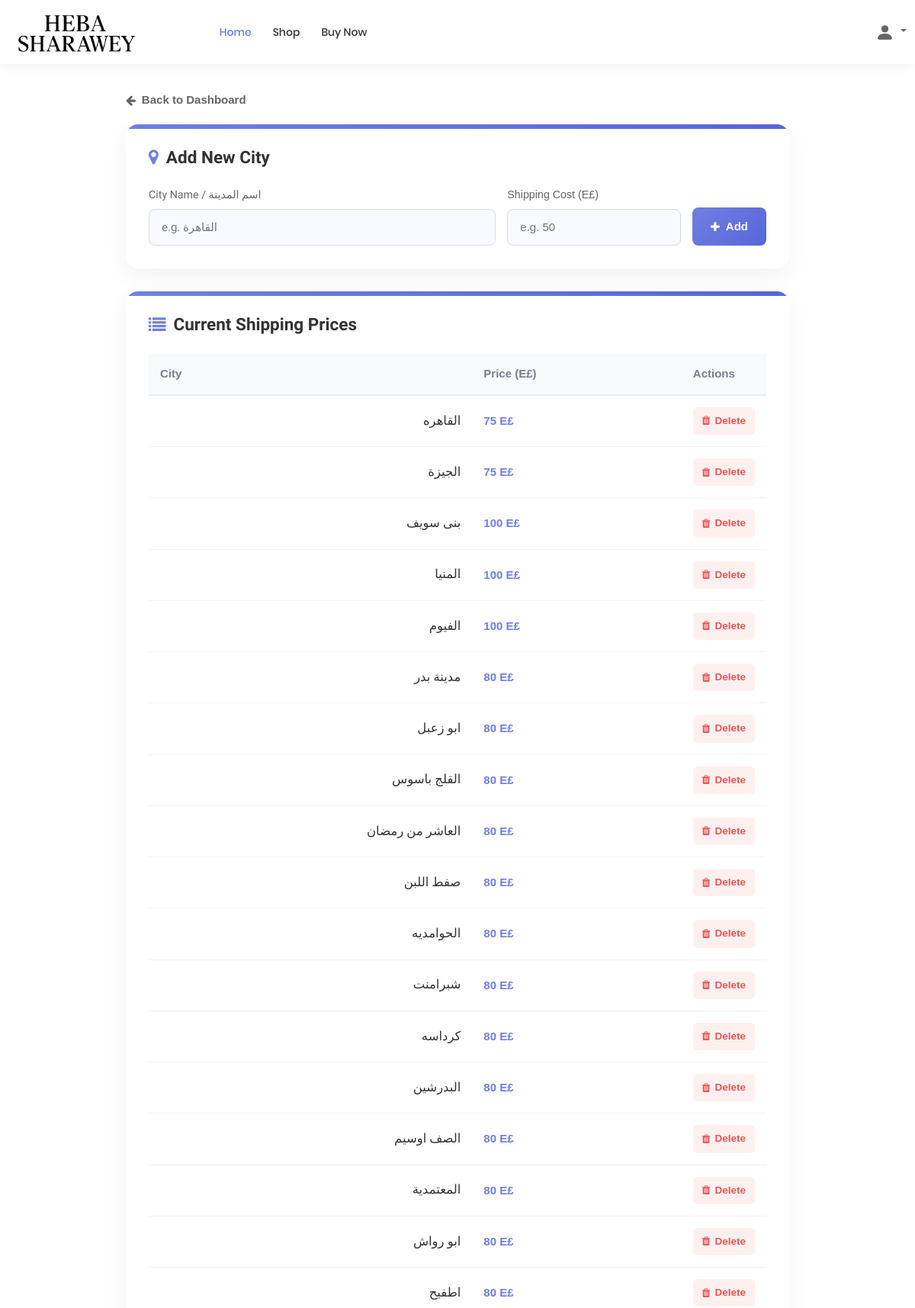
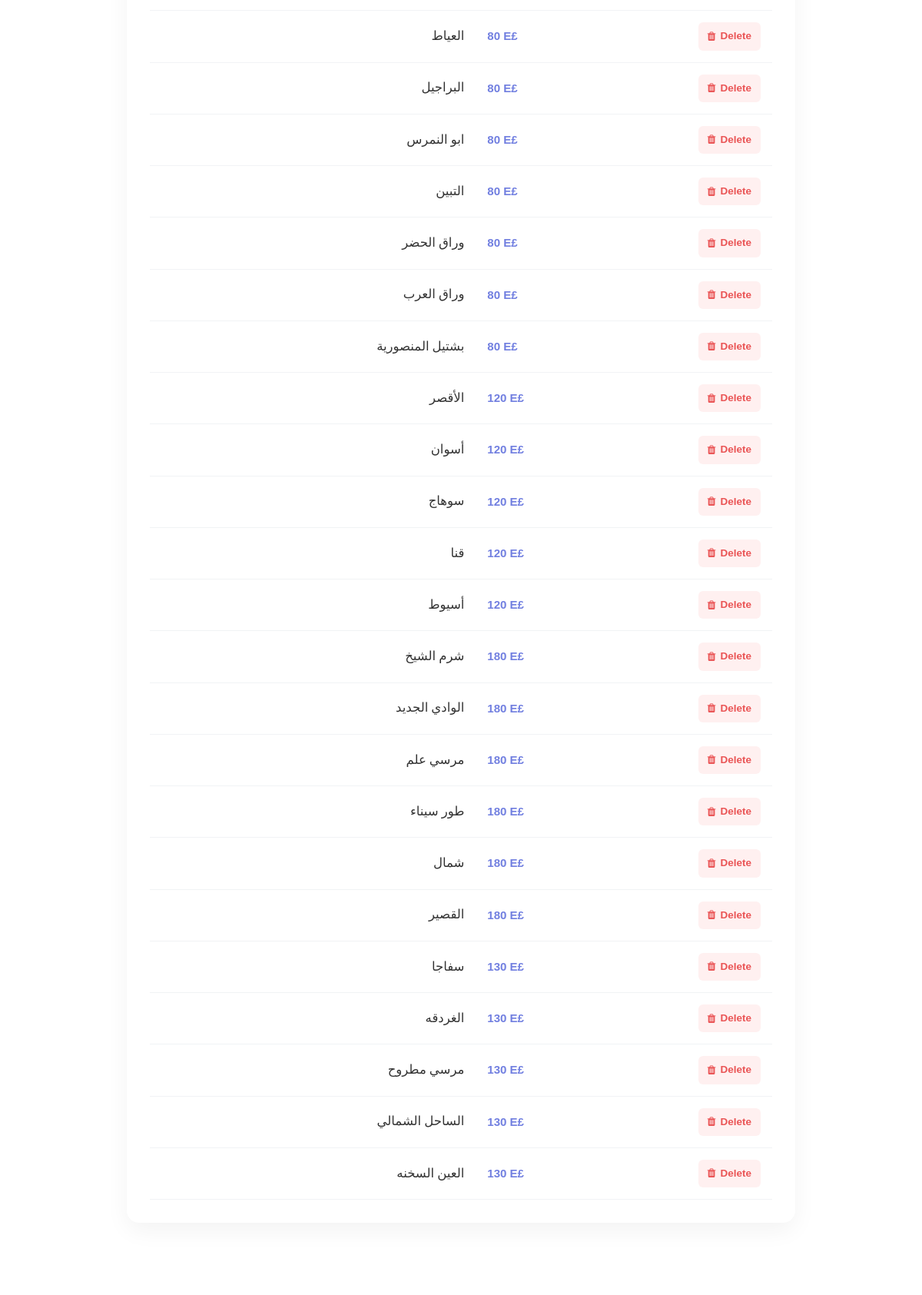
The page /admin/shipping (signed in, upper part) on the database its author committed (2 pictures, top to bottom).
### server.py (models this page shows)
class ShippingPrice(db.Model):
    __tablename__='shipping_prices'
    id:Mapped[int] = mapped_column(Integer, primary_key=True)
    city:Mapped[str] = mapped_column(String(155), nullable=False)
    price:Mapped[int] = mapped_column(Integer, nullable=False)

### server.py (the view)
@app.route('/admin/shipping')
@login_required
def shipping_dashboard():
    prices = ShippingPrice.query.all()
    return render_template('shipping_dashboard.html', prices=prices)

### server.py (called while the page is built)
@login_manager.user_loader
def userloader(user_id):
    return db.get_or_404(Admin, user_id)

@app.before_request
def ensure_session():
    if 'session_id' not in session:
        import uuid
        session['session_id'] = str(uuid.uuid4())

### templates/shipping_dashboard.html (shortened to what this page needs)
<!doctype html>
<html lang="en">
  <head>
    <link
      rel="stylesheet"
      href="{{ url_for('static', filename='vendor/bootstrap/css/bootstrap.min.css') }}"
    />
    <link
      href="https://cdn.jsdelivr.net/npm/bootstrap@5.3.8/dist/css/bootstrap.min.css"
      rel="stylesheet"
    />
    <link
      rel="stylesheet"
      href="{{ url_for('static', filename='fonts/font-awesome-4.7.0/css/font-awesome.min.css') }}"
    />
    <link
      rel="stylesheet"
      href="{{ url_for('static', filename='css/util.css') }}"
    />
    <link
      rel="stylesheet"
      href="{{ url_for('static', filename='css/main.css') }}"
    />
  </head>
  <body>
    {% include 'header.html' %}
    <div class="dashboard-container">
      <a href="/dashboard" class="back-link">
        <i class="fa fa-arrow-left"></i> Back to Dashboard
      </a>
      <div class="shipping-card">
        <h2 class="title">
          <i class="fa fa-map-marker" style="color: #717fe0"></i> Add New City
        </h2>
        <form action="/admin/shipping/add" method="POST" class="add-form">
          <div class="input-wrapper">
            <label for="city" style="font-family: &quot;Cairo&quot;, sans-serif"
              >City Name / اسم المدينة</label
            >
            <input
              type="text"
              id="city"
              name="city"
              placeholder="e.g. القاهرة"
              required
              autocomplete="off"
              dir="auto"
              style="font-family: &quot;Cairo&quot;, sans-serif"
            />
          </div>
          <div class="input-wrapper">
            <label for="price">Shipping Cost (E£)</label>
            <input
              type="number"
              id="price"
              name="price"
              placeholder="e.g. 50"
              required
              min="0"
            />
          </div>
          <button type="submit" class="add-btn">
            <i class="fa fa-plus"></i> Add
          </button>
        </form>
      </div>
      <div class="shipping-card">
        <h2 class="title">
          <i class="fa fa-list" style="color: #717fe0"></i> Current Shipping
          Prices
        </h2>
        <div class="table-wrapper">
          <table class="shipping-table">
            <thead>
              <tr>
                <th>City</th>
                <th>Price (E£)</th>
                <th style="width: 100px">Actions</th>
              </tr>
            </thead>
            <tbody>
              {% for item in prices %}
              <tr>
                <td
                  style="
                    font-size: 1.1rem;
                    font-family: &quot;Cairo&quot;, sans-serif;
                  "
                  dir="auto"
                >
                  {{ item.city }}
                </td>
                <td style="font-weight: 700; color: #717fe0">
                  {{ item.price }} E£
                </td>
                <td>
                  <form
                    action="/admin/shipping/delete/{{ item.id }}"
                    method="POST"
                    style="margin: 0; display: inline"
                  >
                    <button
                      type="submit"
                      class="delete-btn"
                      onclick="
                        return confirm(
                          'Are you sure you want to delete this city?',
                        );
                      "
                    >
                      <i class="fa fa-trash"></i> Delete
                    </button>
                  </form>
                </td>
              </tr>
              {% endfor %}
            </tbody>
          </table>
        </div>
      </div>
    </div>
  </body>
</html>

### templates/header.html (shortened to what this page needs)
<header>
	<div class="container-menu-desktop">
		<div class="wrap-menu-desktop">
			<nav class="limiter-menu-desktop container">
				<a href="{{url_for('home')}}" class="logo">
					<img src="{{url_for('static', filename='imgs/heba.png')}}" alt="IMG-LOGO">
				</a>
				<div class="menu-desktop">
					<ul class="main-menu">
						<li class="active-menu">
							<a href="{{url_for('home')}}">Home</a>
						</li>
						<li class="nav-item custom-dropdown">
							<a href="{{url_for('shop')}}">
								Shop
							</a>
						</li>
						<li>
							<a href="{{url_for('shoping_cart')}}">Buy Now</a>
						</li>
					</ul>
				</div>
				<div class="wrap-icon-header flex-w flex-r-m ms-auto">
					{%if current_user.is_authenticated:%}
						<li class="nav-item dropdown hov-cl1" style="size: 40px; list-style: none;">
							<a  class="nav-link dropdown-toggle" href="#" role="button" data-bs-toggle="dropdown" aria-expanded="false">
								<svg xmlns="http://www.w3.org/2000/svg" width="25" height="25" fill="currentColor" class="bi bi-person-fill" viewBox="0 0 16 16">
									<path d="M3 14s-1 0-1-1 1-4 6-4 6 3 6 4-1 1-1 1zm5-6a3 3 0 1 0 0-6 3 3 0 0 0 0 6"/>
								</svg>
							</a>
						</li>
					{% endif %}
					</div>
				</div>
		</div>
</header>

### static/css/main.css (style rules this page uses)
.container { max-width: 1380px; }
@media (max-width: 1600px) { .container { max-width: 1200px; } }
.container-menu-desktop { height: auto; width: 100%; position: relative; -webkit-transition: all 0.3s; -o-transition: all 0.3s; -moz-transition: all 0.3s; transition: all 0.3s; }
.wrap-menu-desktop { position: fixed; z-index: 1100; background-color: transparent; width: 100%; height: 84px; top: 40px; left: 0px; -webkit-transition: height 0.3s, background-color 0.3s; -o-transition: height 0.3s, background-color 0.3s; -moz-transition: height 0.3s, background-color 0.3s; transition: height 0.3s, background-color 0.3s; }
.limiter-menu-desktop { height: 100%; display: -webkit-box; display: -webkit-flex; display: -moz-box; display: -ms-flexbox; display: flex; align-items: center; background-color: transparent; }
.logo { display: -webkit-box; display: -webkit-flex; display: -moz-box; display: -ms-flexbox; display: flex; align-items: center; height: 65%; margin-right: 55px; }
.logo img { max-width: 100%; max-height: 100%; }
.menu-desktop { display: -webkit-box; display: -webkit-flex; display: -moz-box; display: -ms-flexbox; display: flex; align-items: center; height: 100%; }
.main-menu { list-style-type: none; margin: 0; display: -webkit-box; display: -webkit-flex; display: -moz-box; display: -ms-flexbox; display: flex; align-items: center; }
.main-menu > li { display: block; position: relative; padding: 20px 10px 20px 0px; margin: 0px 4px 0px 14px; }
.main-menu > li > a { font-family: Poppins-Medium; font-size: 14px; color: #333; padding: 5px 0px; transition: all 0.4s; -webkit-transition: all 0.4s; -o-transition: all 0.4s; -moz-transition: all 0.4s; }
.wrap-icon-header { flex-grow: 1; }
.main-menu > li.active-menu > a { color: #6c7ae0; }

### templates/shipping_dashboard.html (style rules this page uses)
a { text-decoration: none !important; }
@media (min-width: 992px) { .container-menu-desktop, .wrap-menu-desktop { position: fixed !important; top: 0; left: 0; width: 100%; background-color: white !important; z-index: 9999 !important; } }
@media (min-width: 992px) { .wrap-menu-desktop { box-shadow: 0 4px 15px rgba(0, 0, 0, 0.05); } }
body { font-family: Arial; min-height: 100vh; padding: 0; background-color: white; margin-top: 0; }
.dashboard-container { max-width: 900px; margin: 120px auto; padding: 0 15px; }
.shipping-card { background: white; border-radius: 16px; padding: 30px; box-shadow: 0 10px 30px rgba(0, 0, 0, 0.05); margin-bottom: 30px; position: relative; overflow: hidden; }
.shipping-card::before { content: ""; position: absolute; top: 0; left: 0; width: 100%; height: 6px; background: linear-gradient(135deg, #717fe0, #5666da); }
.title { font-family: "Cairo", sans-serif; font-weight: 700; color: #333; margin-bottom: 25px; font-size: 1.5rem; display: flex; align-items: center; gap: 10px; }
.add-form { display: grid; grid-template-columns: 2fr 1fr min-content; gap: 15px; align-items: end; }
.input-wrapper label { display: block; margin-bottom: 8px; color: #666; font-weight: 500; font-size: 0.95rem; }
.input-wrapper input { width: 100%; padding: 12px 16px; border-radius: 8px; border: 1.5px solid #d6dae6; background: #f9faff; outline: none; transition: 0.3s; font-size: 1rem; }
.add-btn { background: linear-gradient(135deg, #717fe0, #5666da); color: white; border: none; padding: 12px 24px; border-radius: 8px; font-weight: 600; cursor: pointer; transition: 0.3s; height: 50px; white-space: nowrap; display: flex; align-items: center; justify-content: center; gap: 8px; }
.table-wrapper { width: 100%; overflow-x: auto; }
.shipping-table { width: 100%; border-collapse: collapse; }
.shipping-table th { background: #f8f9fa; color: #7a7f92; font-weight: 600; padding: 15px; text-align: left; border-bottom: 2px solid #e9ecef; }
.shipping-table td { padding: 15px; border-bottom: 1px solid #f1f3f5; color: #333; font-weight: 500; }
.delete-btn { background: #fff0f0; color: #ea5455; border: none; padding: 8px 12px; border-radius: 6px; cursor: pointer; transition: 0.2s; display: inline-flex; align-items: center; gap: 6px; font-weight: 600; font-size: 0.9rem; }
.back-link { display: inline-flex; align-items: center; gap: 8px; color: #666; text-decoration: none; font-weight: 600; margin-bottom: 20px; transition: 0.2s; }

### rows shown on the page
ShippingPrice: city "القاهره", price "75"
ShippingPrice: city "الجيزة", price "75"
ShippingPrice: city "بنى سويف", price "100"
ShippingPrice: city "المنيا", price "100"
ShippingPrice: city "الفيوم", price "100"
ShippingPrice: city "مدينة بدر", price "80"
ShippingPrice: city "ابو زعبل", price "80"
ShippingPrice: city "القلج باسوس", price "80"
ShippingPrice: city "العاشر من رمضان", price "80"
ShippingPrice: city "صفط اللبن", price "80"
ShippingPrice: city "الحوامديه", price "80"
ShippingPrice: city "شبرامنت", price "80"
ShippingPrice: city "كرداسه", price "80"
ShippingPrice: city "البدرشين", price "80"
ShippingPrice: city "الصف اوسيم", price "80"
ShippingPrice: city "المعتمدية", price "80"
ShippingPrice: city "ابو رواش", price "80"
ShippingPrice: city "اطفيح", price "80"
ShippingPrice: city "العياط", price "80"
ShippingPrice: city "البراجيل", price "80"
ShippingPrice: city "ابو النمرس", price "80"
ShippingPrice: city "التبين", price "80"
ShippingPrice: city "وراق الحضر", price "80"
ShippingPrice: city "وراق العرب", price "80"
ShippingPrice: city "بشتيل المنصورية", price "80"
ShippingPrice: city "الأقصر", price "120"
ShippingPrice: city "أسوان", price "120"
ShippingPrice: city "سوهاج", price "120"
ShippingPrice: city "قنا", price "120"
ShippingPrice: city "أسيوط", price "120"
ShippingPrice: city "شرم الشيخ", price "180"
ShippingPrice: city "الوادي الجديد", price "180"
ShippingPrice: city "مرسي علم", price "180"
ShippingPrice: city "طور سيناء", price "180"
ShippingPrice: city "شمال", price "180"
ShippingPrice: city "القصير", price "180"
ShippingPrice: city "سفاجا", price "130"
ShippingPrice: city "الغردقه", price "130"
ShippingPrice: city "مرسي مطروح", price "130"
ShippingPrice: city "الساحل الشمالي", price "130"
ShippingPrice: city "العين السخنه", price "130"
